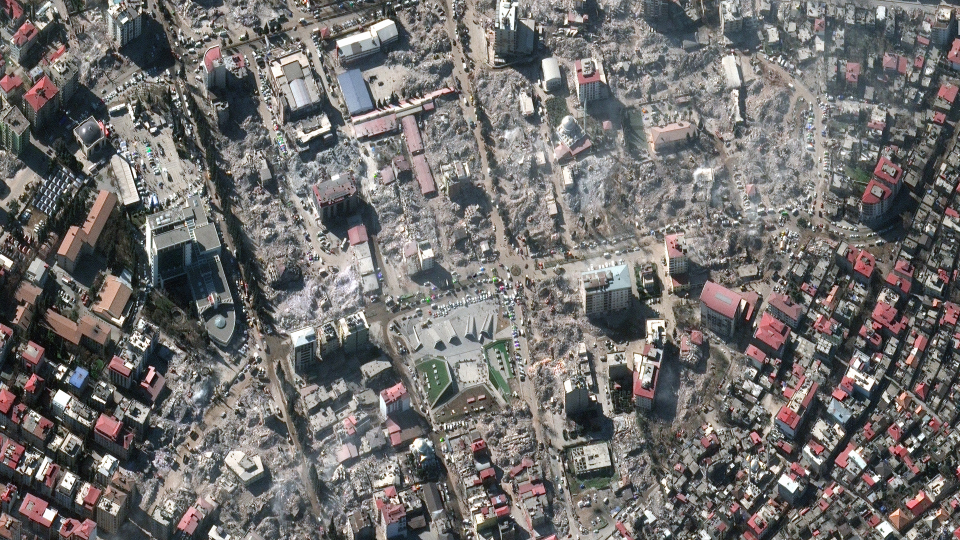
#> input picture img3.jpg, 1920 x 1080 px (shown at 1/2 size)
$ python get_entropies.py   (older library calls are emulated)
#> lines starting #> are read from the running program, lines starting #| are printed output that depends on the picture; after the words box and inside, x2 and y2 are one past the last pixel; in counts of white or black regions, pixels touching at a corner belong together
import cv2
import numpy as np
import pywt
from skimage.util import random_noise
from sklearn.cluster import KMeans
from sklearn.decomposition import PCA

INPUT_IMAGE = "img3.jpg"

def entropy(img):
    """Calculates the Shannon Entropy of an image."""
    hist, _ = np.histogram(img.flatten(), bins=256, range=(0,256))
    prob = hist / np.sum(hist)
    prob = prob[prob > 0]
    return -np.sum(prob * np.log2(prob))

def to_uint8(img):
    """Safely converts arrays to 8-bit for accurate entropy calculation."""
    img = np.abs(img)
    img = img - np.min(img)
    img = img / (np.max(img) + 1e-8)
    return (img * 255).astype(np.uint8)

def main():
    print(f"Loading '{INPUT_IMAGE}' for Statistical Analysis...\n")
    img = cv2.imread(INPUT_IMAGE)
#> img is the input picture: shape (1080, 1920, 3); mean B, G, R 109.5, 110.8, 113.5
    if img is None:
        print(f"❌ ERROR: Cannot find '{INPUT_IMAGE}'.")
        return

    img = cv2.resize(img, (512, 512))
#> img: shape (512, 512, 3)
    gray = cv2.cvtColor(img, cv2.COLOR_BGR2GRAY)

    print("="*45)
    print(" 📊 FULL PIPELINE ENTROPY ANALYSIS RESULTS")
    print("="*45)

    # --- UNIT 1 ---
    sampled = cv2.resize(img, (img.shape[1]//2, img.shape[0]//2))
    print(f"1. Sampling:            {entropy(img):.2f} -> {entropy(sampled):.2f}")
#> in entropy, `hist, _ = np.histogram(img.flatten(), bins=256, range=(0,256))`: hist = 256 values, max 5235 at index 44, min 4 at index 0, mean 3072
#> in entropy, `prob = hist / np.sum(hist)`: prob = 256 values, max 0.00666 at index 44, min 5.09e-06 at index 0, mean 0.00391
#| 1. Sampling:            7.75 -> 7.63

    quantized = (img // 64) * 64
    print(f"2. Quantization:        {entropy(img):.2f} -> {entropy(quantized):.2f}")
#| 2. Quantization:        7.75 -> 1.86

    hsv = cv2.cvtColor(img, cv2.COLOR_BGR2HSV)
#> hsv: shape (512, 512, 3); mean H, S, V 68.5, 36.5, 118.2
    print(f"3. Color Model (HSV):   {entropy(img):.2f} -> {entropy(hsv):.2f}")
#| 3. Color Model (HSV):   7.75 -> 7.48

    brightened = cv2.add(img, np.array([75.0]))
    print(f"4. Image Operations:    {entropy(img):.2f} -> {entropy(brightened):.2f}")
#| 4. Image Operations:    7.75 -> 7.77

    # --- UNIT 2 ---
    negative = 255 - gray
    print(f"5. Image Negative:      {entropy(gray):.2f} -> {entropy(negative):.2f}")
#| 5. Image Negative:      7.72 -> 7.72

    equalized = cv2.equalizeHist(gray)
    print(f"6. Hist Equalization:   {entropy(gray):.2f} -> {entropy(equalized):.2f}")
#| 6. Hist Equalization:   7.72 -> 7.58

    smoothed = cv2.GaussianBlur(img, (15, 15), 0)
    print(f"7. Gaussian Smoothing:  {entropy(img):.2f} -> {entropy(smoothed):.2f}")
#| 7. Gaussian Smoothing:  7.75 -> 7.24

    laplacian = cv2.convertScaleAbs(cv2.Laplacian(gray, cv2.CV_64F))
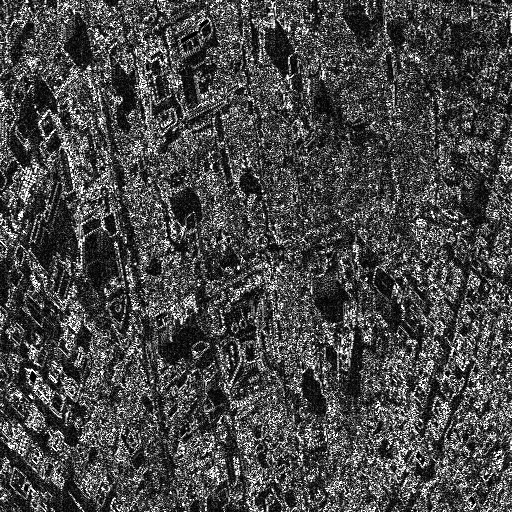
#> laplacian: shape (512, 512); min 0, max 255, mean 71
    print(f"8. Laplacian Sharpen:   {entropy(gray):.2f} -> {entropy(laplacian):.2f}")
#| 8. Laplacian Sharpen:   7.72 -> 7.42

    f = np.fft.fftshift(np.fft.fft2(gray))
    fft_mag = to_uint8(20 * np.log(np.abs(f) + 1))
    print(f"9. FFT Magnitude:       {entropy(gray):.2f} -> {entropy(fft_mag):.2f}")
#| 9. FFT Magnitude:       7.72 -> 6.04

    # --- UNIT 3 ---
    pyr_down = cv2.pyrDown(img)
    print(f"10. Image Pyramids:     {entropy(img):.2f} -> {entropy(pyr_down):.2f}")
#| 10. Image Pyramids:     7.75 -> 7.51

    noisy = np.array(255 * random_noise(img, mode='s&p', amount=0.05), dtype=np.uint8)
    restored = cv2.medianBlur(noisy, 5)
    print(f"11. Median Restoration: {entropy(noisy):.2f} -> {entropy(restored):.2f}")
#| 11. Median Restoration: 7.47 -> 7.32

    LL, _ = pywt.dwt2(gray, 'haar')
    wavelet = to_uint8(LL)
    print(f"12. Wavelet (LL Band):  {entropy(gray):.2f} -> {entropy(wavelet):.2f}")
#| 12. Wavelet (LL Band):  7.72 -> 7.65

    _, encimg = cv2.imencode('.jpg', img, [int(cv2.IMWRITE_JPEG_QUALITY), 5])
#> encimg = 14136 values, max 255 at index 0, min 0 at index 4, mean 113.9
    compressed = cv2.imdecode(encimg, 1)
    print(f"13. JPEG Compression:   {entropy(img):.2f} -> {entropy(compressed):.2f}")
#| 13. JPEG Compression:   7.75 -> 7.62

    # --- UNIT 4 ---
    edges = cv2.Canny(gray, 100, 200)
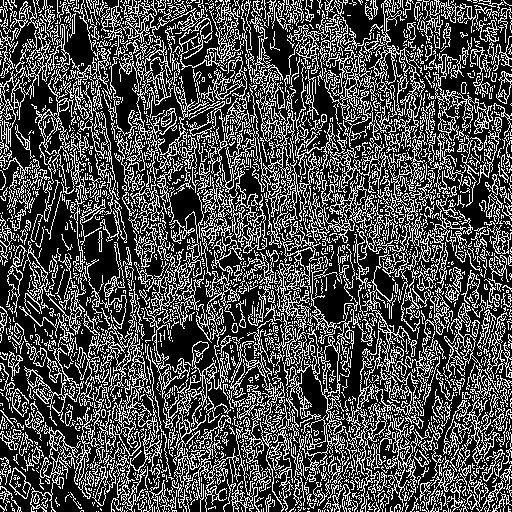
#> edges: shape (512, 512); 29.8% white in thin lines or dots
    print(f"14. Canny Edges:        {entropy(gray):.2f} -> {entropy(edges):.2f}")
#| 14. Canny Edges:        7.72 -> 0.88

    _, thresh = cv2.threshold(gray, 0, 255, cv2.THRESH_BINARY + cv2.THRESH_OTSU)
#> thresh: shape (512, 512); 45.7% white; 1592 white regions (1402 under 20 px), largest, box (x1, y1, x2, y2) and area: (73, 0, 504, 512) 81918, (39, 59, 118, 251) 5456, (0, 0, 88, 132) 2409
    print(f"15. Otsu Threshold:     {entropy(gray):.2f} -> {entropy(thresh):.2f}")
#| 15. Otsu Threshold:     7.72 -> 0.99

    dist = cv2.distanceTransform(thresh, cv2.DIST_L2, 5)
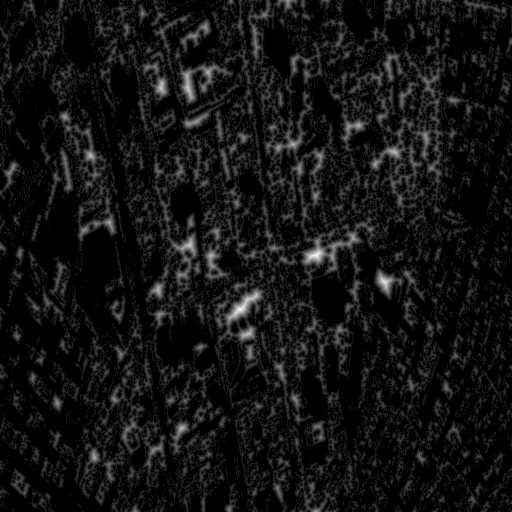
#> dist: shape (512, 512) float32; min 0, max 10.59, mean 0.762; drawn with min black and max white
    dist_uint8 = to_uint8(dist)
    print(f"16. Distance Transform: {entropy(gray):.2f} -> {entropy(dist_uint8):.2f}")
#| 16. Distance Transform: 7.72 -> 2.12

    kernel = np.ones((5,5), np.uint8)
    region_seg = cv2.morphologyEx(thresh, cv2.MORPH_CLOSE, kernel)
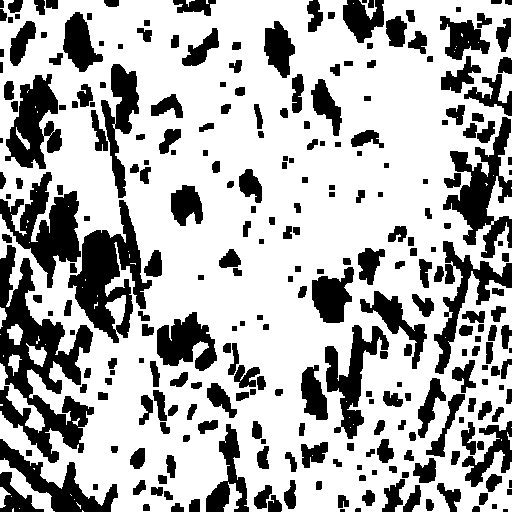
#> region_seg: shape (512, 512); 69.3% white; 275 black regions (6 under 20 px), largest, box (x1, y1, x2, y2) and area: (0, 245, 94, 463) 8284, (68, 200, 152, 343) 5185, (0, 172, 81, 288) 4087
    print(f"17. Region Segment:     {entropy(gray):.2f} -> {entropy(region_seg):.2f}")
#| 17. Region Segment:     7.72 -> 0.89

    pixels = img.reshape(-1, 3)
    pca_img = to_uint8(PCA(n_components=1).fit_transform(pixels).reshape(512, 512))
#> in to_uint8 (call 4), `img = np.abs(img)`:
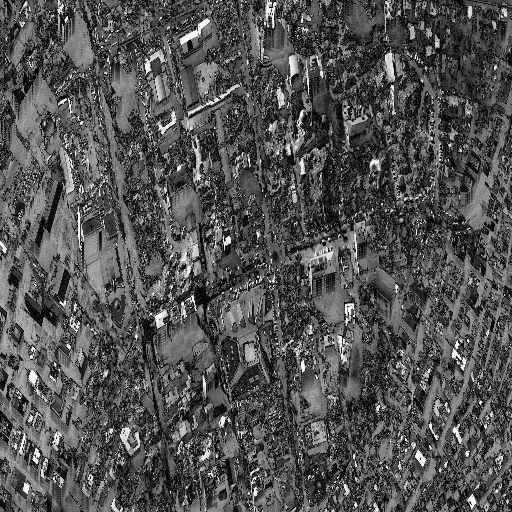
#> img: shape (512, 512) float64; min 0.000544, max 249.1, mean 82.8
    print(f"18. PCA Reduction:      {entropy(img):.2f} -> {entropy(pca_img):.2f}")
#| 18. PCA Reduction:      7.75 -> 7.60

    # --- UNIT 5 ---
    kmeans = KMeans(n_clusters=4, random_state=42, n_init=5).fit(np.float32(img.reshape((-1, 3))))
    clustered = np.uint8(kmeans.cluster_centers_)[kmeans.labels_.flatten()].reshape(img.shape)
    print(f"19. K-Means Clustering: {entropy(img):.2f} -> {entropy(clustered):.2f}")
#| 19. K-Means Clustering: 7.75 -> 3.33

    watermarked = img.copy()
    cv2.putText(watermarked, 'CONFIDENTIAL', (20, 500), cv2.FONT_HERSHEY_SIMPLEX, 1, (255, 255, 255), 3)
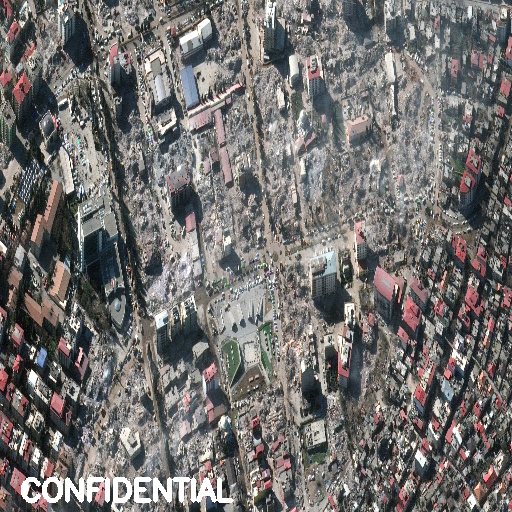
#> watermarked: shape (512, 512, 3); mean B, G, R 111.1, 112.3, 115
    print(f"20. Watermarking:       {entropy(img):.2f} -> {entropy(watermarked):.2f}")
#| 20. Watermarking:       7.75 -> 7.75

    stego = img.copy()
    stego[0, 0:10] = (stego[0, 0:10] & 254) | 1
#> stego: shape (512, 512, 3); mean B, G, R 109.4, 110.6, 113.3
    print(f"21. Steganography:      {entropy(img):.2f} -> {entropy(stego):.2f}")
#| 21. Steganography:      7.75 -> 7.75

    heatmap = cv2.applyColorMap(gray, cv2.COLORMAP_JET)
    composited = cv2.addWeighted(img, 0.5, heatmap, 0.5, 0)
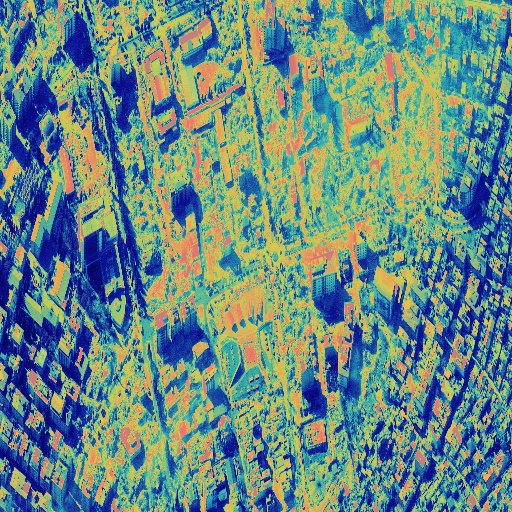
#> composited: shape (512, 512, 3); mean B, G, R 131.2, 137.9, 106.1
    print(f"22. Compositing:        {entropy(img):.2f} -> {entropy(composited):.2f}")
#| 22. Compositing:        7.75 -> 7.57
    print("="*45)

if __name__ == "__main__":
    main()
